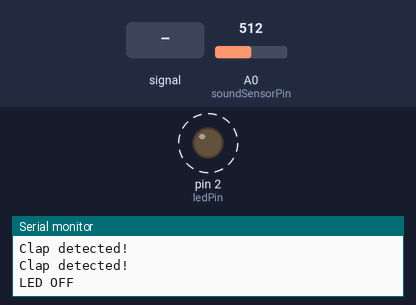
A sketch run on a simulated Arduino Uno, built with avr-gcc and run on an emulated ATmega328P. Parts: output pins drawn as LEDs (lit = HIGH), the last lines printed to the serial monitor. Dashed ring = blinking. The inputs (shaded band) are chosen by the test bench; at power-on: A0 (soundSensorPin) = 512.

Above: at 1.2 s.
1.3 s: A0 (soundSensorPin) fed a 200 Hz sine of ±81 counts around its level
3.6 s: A0 (soundSensorPin) set to 485
At 4.1 s:
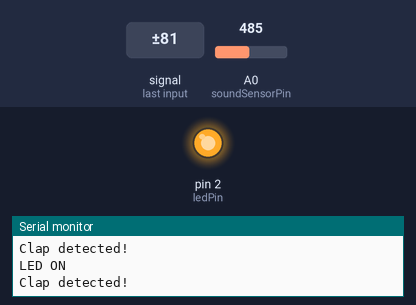
5.1 s: A0 (soundSensorPin) set to 510
At 8.0 s:
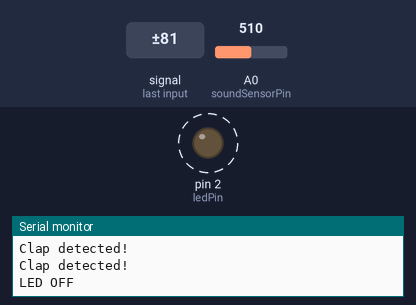
8.1 s: A0 (soundSensorPin) set to 490
At 8.8 s:
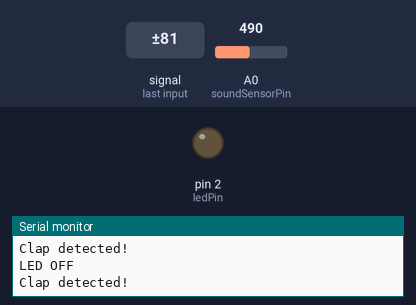
9.6 s: A0 (soundSensorPin) set to 511
At 9.72 s:
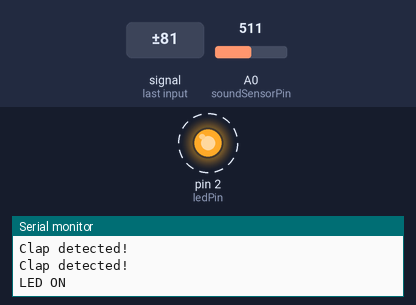
Timing chart, 0 to 13.6 s (numbered marks = the images above; inputs shaded):
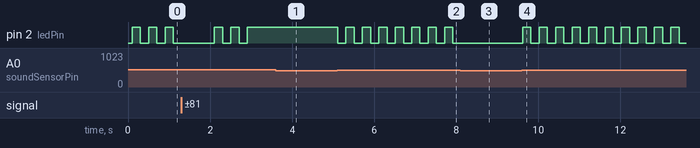

Measured:
- the behaviour switches between 501 and 500 on A0 (soundSensorPin) (found by bisection; images 0 and 1)
- after the input at 3.6 s, pin 2 (ledPin): stays HIGH (without the input it goes to LOW after 1.3 s)
- after the input at 5.1 s, pin 2 (ledPin): alternates HIGH for 0.20 s and LOW for 0.20 s, starting at once
- after the input at 8.1 s, pin 2 (ledPin): stops changing and stays LOW
- after the input at 9.6 s, pin 2 (ledPin): alternates HIGH for 0.20 s and LOW for 0.20 s, starting at once
- by itself, pin 2 (ledPin): alternates HIGH for 0.20 s and LOW for 0.20 s, 5 changes in all, then stays HIGH

The sketch:

autoLight.ino
```cpp
const int soundSensorPin = A0; // Analog pin for sound sensor
const int ledPin = 2; // Digital pin for LED

int soundThreshold = 500; // Adjust this value for sensitivity
int clapCount = 0; // Counter for claps
bool ledState = false; // Flag for LED state (on/off)

void setup() {
  pinMode(ledPin, OUTPUT); // Set LED pin as output
  Serial.begin(9600); // Start serial communication
}

void loop() {
  int soundValue = analogRead(soundSensorPin); // Read sound sensor value

  // Check if sound value is above threshold
  if (soundValue > soundThreshold) {
    clapCount++;
    Serial.println("Clap detected!");
  }

  // Check for two claps and toggle LED state
  if (clapCount == 2) {
    clapCount = 0; // Reset clap count
    ledState = !ledState; // Toggle LED state
    digitalWrite(ledPin, ledState); // Turn LED on/off

    if (ledState) {
      Serial.println("LED ON");
    } else {
      Serial.println("LED OFF");
    }
  }

  delay(100); // Small delay for stability
}
```
